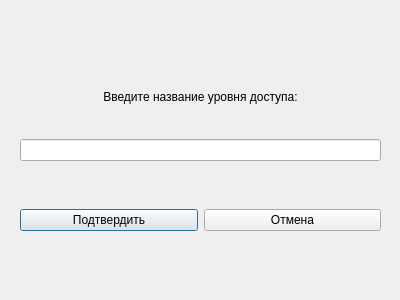
<?xml version="1.0" encoding="UTF-8"?>
<ui version="4.0">
 <class>change_access_name_form</class>
 <widget class="QDialog" name="change_access_name_form">
  <property name="geometry">
   <rect>
    <x>0</x>
    <y>0</y>
    <width>400</width>
    <height>300</height>
   </rect>
  </property>
  <property name="windowTitle">
   <string>Dialog</string>
  </property>
  <widget class="QWidget" name="horizontalLayoutWidget">
   <property name="geometry">
    <rect>
     <x>20</x>
     <y>190</y>
     <width>361</width>
     <height>61</height>
    </rect>
   </property>
   <layout class="QHBoxLayout" name="horizontalLayout">
    <item>
     <widget class="QPushButton" name="pushButton_confirm">
      <property name="text">
       <string>Подтвердить</string>
      </property>
     </widget>
    </item>
    <item>
     <widget class="QPushButton" name="pushButton_cancel">
      <property name="text">
       <string>Отмена</string>
      </property>
     </widget>
    </item>
   </layout>
  </widget>
  <widget class="QWidget" name="verticalLayoutWidget">
   <property name="geometry">
    <rect>
     <x>20</x>
     <y>60</y>
     <width>361</width>
     <height>101</height>
    </rect>
   </property>
   <layout class="QVBoxLayout" name="verticalLayout">
    <item>
     <widget class="QLabel" name="label_change_access_name">
      <property name="text">
       <string>Введите название уровня доступа:</string>
      </property>
      <property name="alignment">
       <set>Qt::AlignCenter</set>
      </property>
     </widget>
    </item>
    <item>
     <widget class="QLineEdit" name="lineEdit_change_access_name"/>
    </item>
   </layout>
  </widget>
 </widget>
 <resources/>
 <connections/>
</ui>
